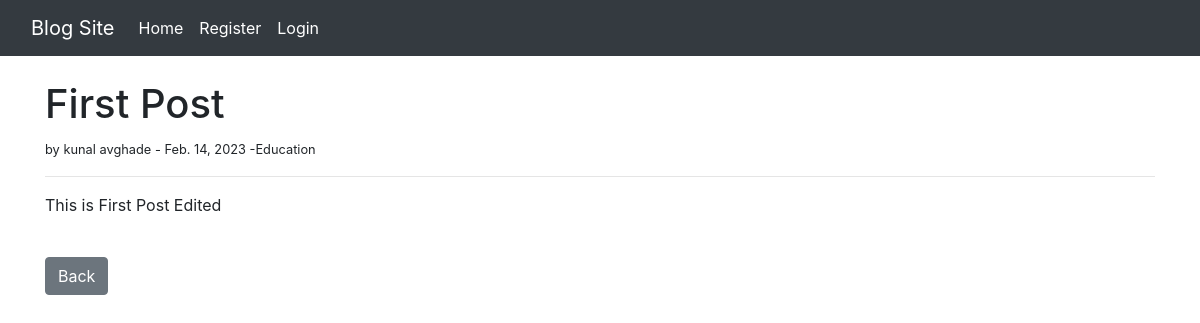
The app's page /article/1 with its own data.
### blog/models.py (models this page shows, shortened)
class Post(models.Model):
	title = models.CharField(max_length=25)
	author = models.ForeignKey(User, on_delete=models.CASCADE)
	body = models.TextField()
	post_date = models.DateField(auto_now_add=True)
	catagory = models.CharField(max_length=255, default = "coding")

### blog/views.py (the view)
# urls.py: path("article/<int:pk>", ArticleDetail.as_view(), name="article_details"),
class ArticleDetail(DetailView):
	model = Post
	template_name = 'article_details.html'

### blog/templates/article_details.html (shortened to what this page needs)
{% extends 'base.html' %}
{% block content %}
<h1>{{post.title}}</h1>
<small>by {{post.author.first_name}} {{post.author.last_name}} - {{post.post_date}} -{{post.catagory}}
</small>
<hr>
<p>{{post.body | safe}}</p>
<br>
<a href="{% url 'home' %}" class="btn btn-secondary"> Back</a>
{% endblock %}

### records on screen
Post: title "First Post", author.first_name "kunal", author.last_name "avghade", post_date "Feb. 14, 2023", catagory "Education", body "This is First Post Edited"
